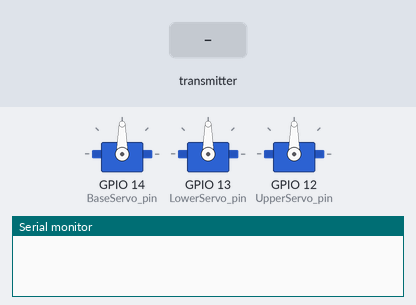
Simulated run of this sketch. Board: ESP32. On the bench: 3 × servo, the last lines printed to the serial monitor. The test bench sets the inputs (shaded band).

Above: at 1.2 s.
1.3 s: the transmitter starts sending LeftStick_X = 0
At 4.0 s:
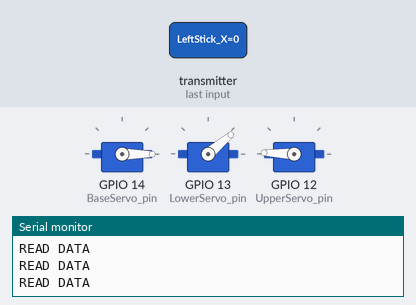
4.3 s: the transmitter starts sending RightStick_X = 1024
At 5.4 s:
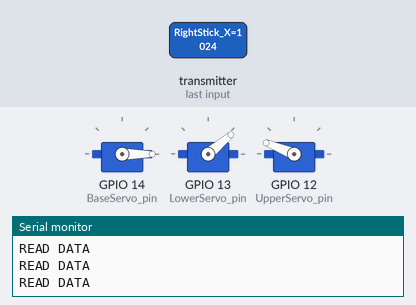
5.9 s: the transmitter starts sending RightStick_Y = 1024
At 6.5 s:
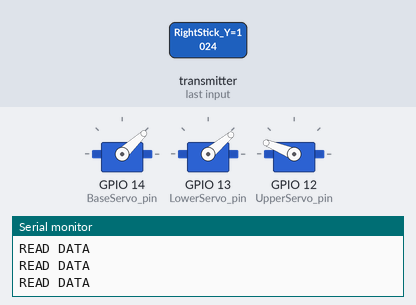
7.7 s: the transmitter starts sending LeftStick_X = 1024
At 8.4 s:
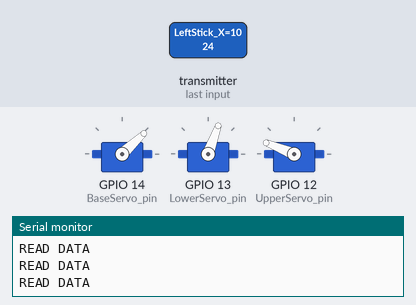
9.4 s: the transmitter starts sending RightStick_X = 0
At 10.2 s:
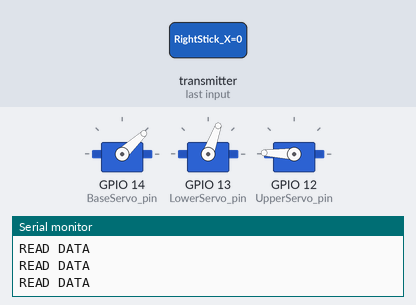
11.0 s: the transmitter starts sending RightStick_Y = 0
At 12.4 s:
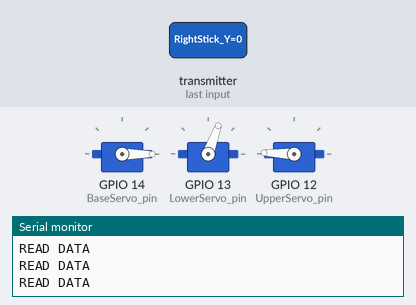
Timing chart, 0 to 13.8 s (numbered marks = the images above; inputs shaded):
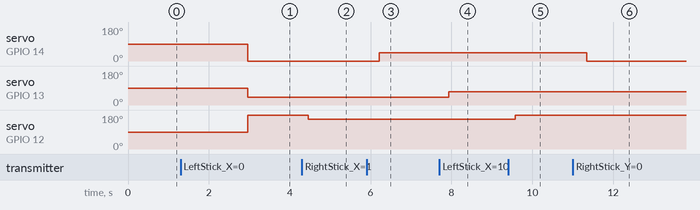

Measured:
- after the input at 1.3 s, servo on GPIO 14 (BaseServo_pin): 90° → 0° after 1.7 s; servo on GPIO 13 (LowerServo_pin): 90° → 40° after 1.7 s; servo on GPIO 12 (UpperServo_pin): 90° → 178° after 1.7 s
- after the input at 4.3 s, servo on GPIO 12 (UpperServo_pin): 178° → 158° after 0.16 s
- after the input at 5.9 s, servo on GPIO 14 (BaseServo_pin): 0° → 43° after 0.32 s
- after the input at 7.7 s, servo on GPIO 13 (LowerServo_pin): 40° → 70° after 0.23 s
- after the input at 9.4 s, servo on GPIO 12 (UpperServo_pin): 158° → 178° after 0.18 s
- after the input at 11.0 s, servo on GPIO 14 (BaseServo_pin): 43° → 0° after 0.34 s

The sketch:

Joystick_ESPNOW_Receiver.ino
```cpp
#include <esp_now.h>
#include <WiFi.h>
#include <Servo.h>

Servo BaseServo;
Servo LowerServo;
Servo UpperServo;
int BaseServo_pin = 14;
int LowerServo_pin = 13;
int UpperServo_pin = 12;
int Basepos = 90;
int Lowerpos = 90;
int Upperpos = 90;
void MoveServo(Servo&,int&,int,int,int,int,char);

int offset = 15;

// Structure example to receive data
// Must match the sender structure
typedef struct struct_message {
  int LeftStick_X;
  int LeftStick_Y;
  int RightStick_X;
  int RightStick_Y;
} struct_message;

// Create a struct_message called myData
struct_message myData;

// callback function that will be executed when data is received
void OnDataRecv(const uint8_t * mac, const uint8_t *incomingData, int len) {
  memcpy(&myData, incomingData, sizeof(myData));
  Serial.println("READ DATA");
  MoveServo(BaseServo,Basepos,myData.RightStick_Y,7,0,180,'B');
  MoveServo(LowerServo,Lowerpos,myData.LeftStick_X,7,40,170,'L');
  MoveServo(UpperServo,Upperpos,myData.RightStick_X,7,180,90,'U');
}

void setup() {
  // Initialize Serial Monitor
  Serial.begin(115200);
  BaseServo.attach(BaseServo_pin);
  LowerServo.attach(LowerServo_pin);
  UpperServo.attach(UpperServo_pin);
  // Set device as a Wi-Fi Station
  WiFi.mode(WIFI_STA);

  // Init ESP-NOW
  if (esp_now_init() != ESP_OK) {
    Serial.println("Error initializing ESP-NOW");
    return;
  }

  // Once ESPNow is successfully Init, we will register for recv CB to
  // get recv packer info
  esp_now_register_recv_cb(OnDataRecv);
}

void loop() {

}

void MoveServo(Servo &myServo,int &Start_pos,int target_pos,int _delay,int min_angle,int max_angle,char name){
  double start = Start_pos;
  //Serial.println(name);
  //Serial.print("RAW: ");
  //Serial.println(target_pos);
  target_pos = map(target_pos,0,4096,min_angle,max_angle);
  if(start<target_pos-offset) {
    for (start; start < target_pos-1; start += 1) {//180 <= 77
      //Serial.println("FOR - IF");
      myServo.write(start);
      delay(_delay);
      Start_pos = start;
    }
  } else if(start>target_pos+offset) { //180
    for (start; start > target_pos-1; start -= 1) {
      //Serial.println("ELSE - IF");
      myServo.write(start);
      delay(_delay);
      Start_pos = start;
    }
  }
}


  /*Serial.print("X-Links:");
  Serial.print(myData.LeftStick_X);
  Serial.print(",");
  Serial.print("Y-Links:");
  Serial.print(myData.LeftStick_Y);
  Serial.print(",");
  Serial.print("X-Rechts:");
  Serial.print(myData.RightStick_X);
  Serial.print(",");
  Serial.print("Y-Rechts:");
  Serial.println(myData.RightStick_Y);
  Serial.print("Lowerpos");
  Serial.println(Lowerpos);*/
```
